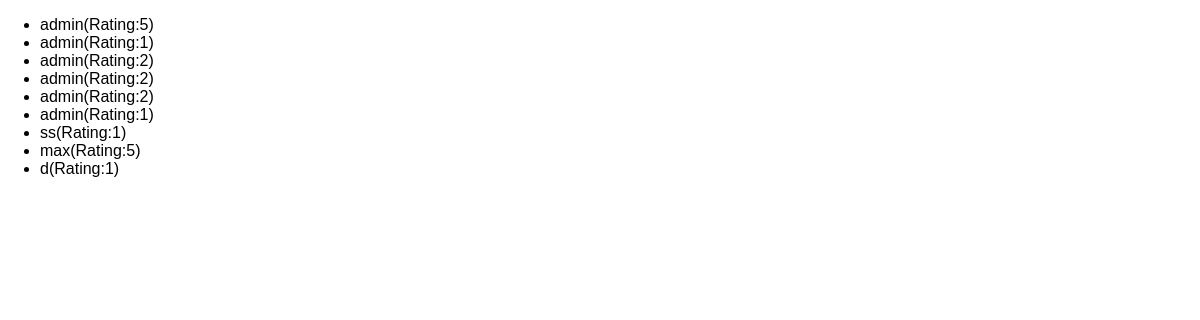
The app's page /reviews with its own data.
### reviews/models.py (models this page shows)
class Review(models.Model):
    user_name=models.CharField(max_length=100)
    review_text=models.TextField()
    rating=models.IntegerField()

### reviews/views.py (the view)
# urls.py: path('reviews',views.ReviewsListView.as_view()),
class ReviewsListView(ListView):
    template_name='reviews/review_list.html'
    model=Review
    context_object_name="reviews"

### reviews/templates/reviews/review_list.html (shortened to what this page needs)
{% extends 'reviews/base.html' %}
{% block content %}
<ul>
    {%for review in reviews%}
    <li>{{review.user_name}}(Rating:{{review.rating}})</li>
    {%endfor%}
</ul>
{% endblock%}

### reviews/templates/reviews/base.html (shortened to what this page needs)
{% load static %}
<!DOCTYPE html>
<html lang="en">
<head>
    <link rel="stylesheet" href="{%static 'reviews/styles.css'%}">
</head>
<body>
    {%block content%}{%endblock%}
</body>
</html>

### reviews/static/reviews/styles.css (style rules this page uses)
body { font-family: sans-serif; margin: 0; }

### records on screen
Review: user_name "admin", rating "5"
Review: user_name "admin", rating "1"
Review: user_name "admin", rating "2"
Review: user_name "admin", rating "2"
Review: user_name "admin", rating "2"
Review: user_name "admin", rating "1"
Review: user_name "ss", rating "1"
Review: user_name "max", rating "5"
Review: user_name "d", rating "1"
